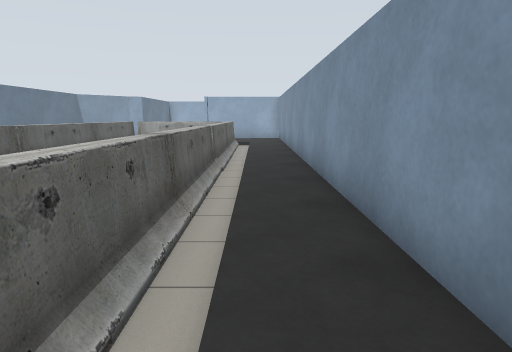
View 1 (above)

19 first-person views from a walk through a world built for the Gazebo simulator. The camera is 1.2 m above the floor, tilts 10° down and sees 75° across. Floor lines are 1 m apart. The floor is counted in squares, 1 m on a side. Each view is taken from the middle of a square. On the plan, view 1 faces up. The plan holds only what a view shows up to about 13 squares ahead; the rest is blank. The place goes on beyond the plan. Robots are left out.

View 2
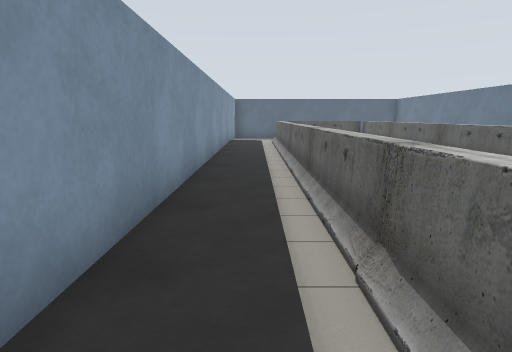

View 3
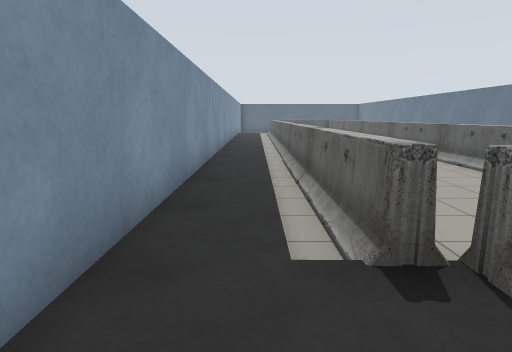

View 4
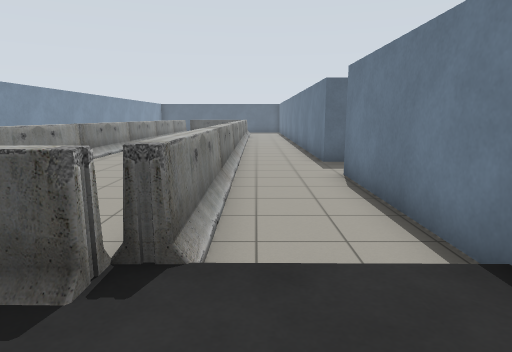

View 5
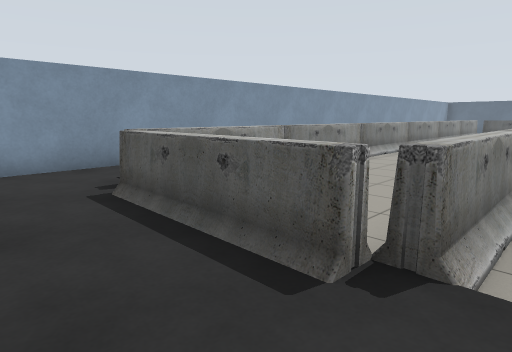

View 6
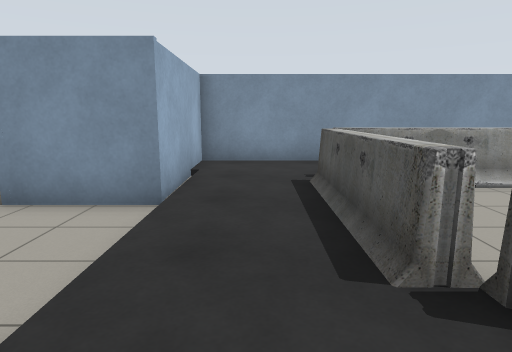

View 7
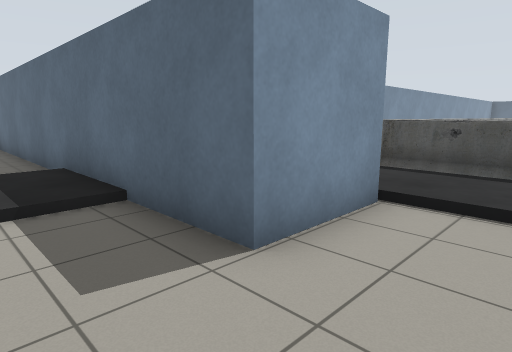

View 8
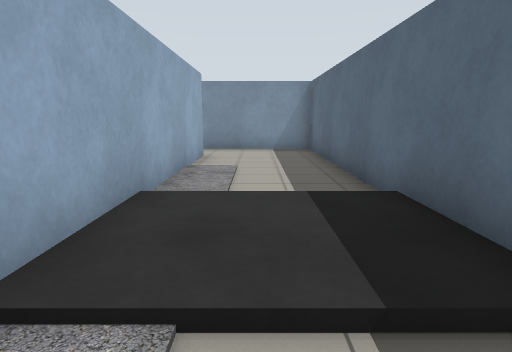

View 9
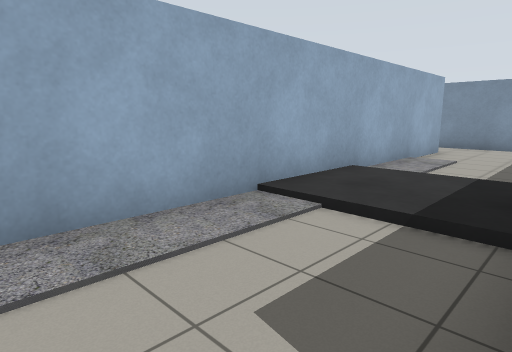

View 10
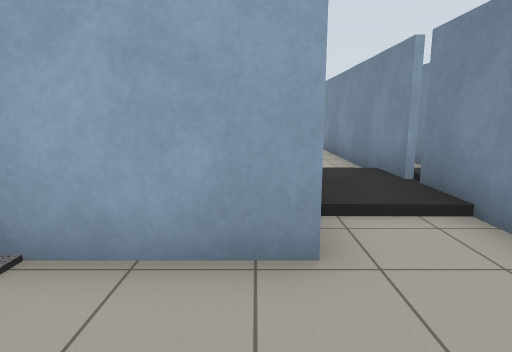

View 11
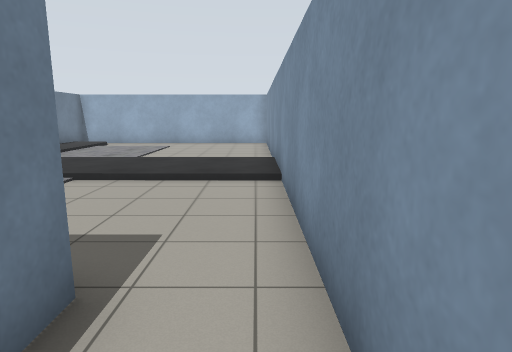

View 12
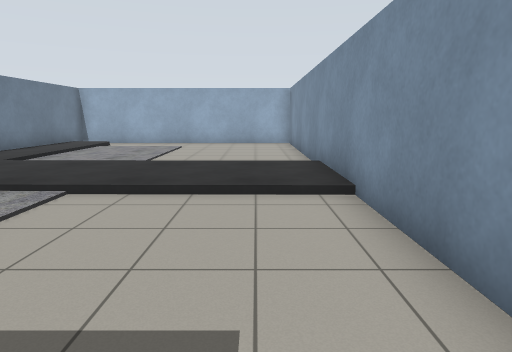

View 13
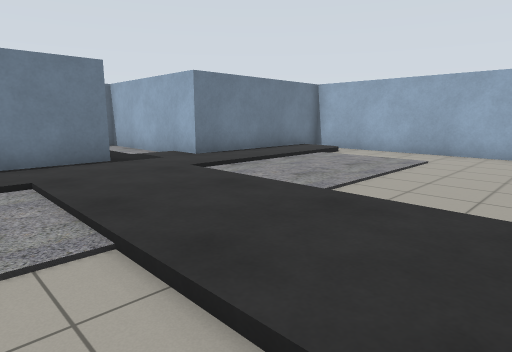

View 14
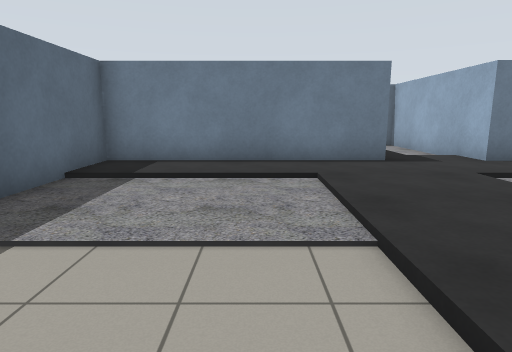

View 15
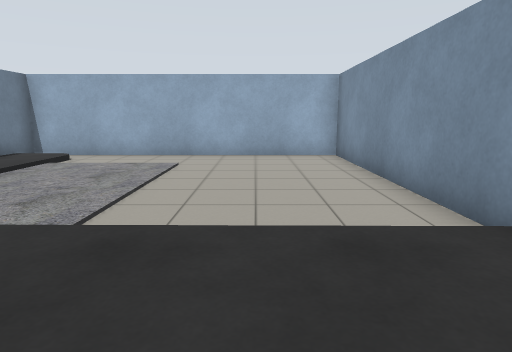

View 16
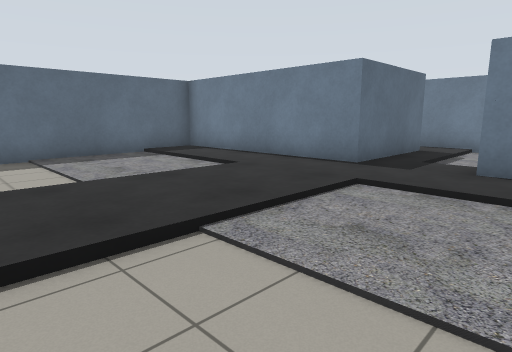

View 17
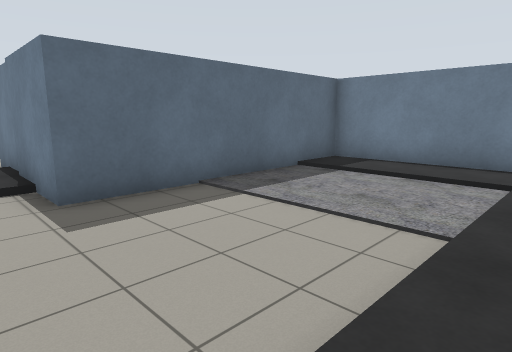

View 18
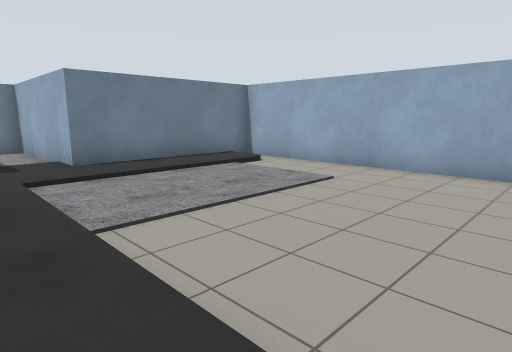

View 19
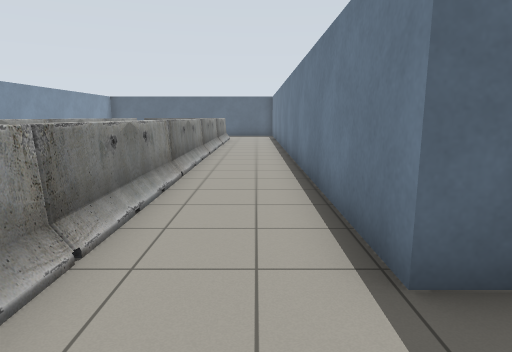

### Floor plan
Key: @ floor where view 1 was taken; # wall or solid block; . main floor; - floor 0.25 m lower than the main floor; / step, stairs or slope; B barrier.
Columns run from 10 left of view 1 to 11 right of it. Each row starts with its distance up from view 1.
 47            ###########
 46            #/--------#
 45            #.--------#
 44            #.....----#
 43            #.....----#
 42            #.....----#
 41      #######.....----#
 40      #...........----#
 39      #........../////#
 38      #.#####.........#
 37            #.........#
 36            #..../////#
 35            #.....----#
 34            #.....----#
 33            #.....----#
 32            #.....----#
 31            ########--#
 30                   #//#
 29                   #..#
 28                   #..#
 27                   #//#
 26       #############--#
 25       ...........----#
 24      -----...--------#
 23       ----...--------#
 22      --###############
 21      --#
 20     ---######
 19    .........#
 18   . ........#
 17   ...BBBB...#
 16  #--B   BB..#
 15  #--B--- B..#
 14  #--B---BB..#
 13  #--B---BB..#
 12  #--B--- B..#
 11  ---B--- B..#
 10  ---B- - B..#
  9 ##--B- - B..#
  8  #--B  -BB..#
  7  #--B   BB..#
  6  #--B   BB..#
  5  #--B    B..#
  4  #--B    B..#
  3  #--B    B..#
  2  #--B    B..#
  1  #--B    B..#
  0  #--B    B@.#
 -1  #--B    B..#
 -2  #--B    B..#

Positions as (right, up) in squares from view 1, and headings:
1: (0, 0), facing up
2: (0, 11), facing down
3: (0, 19), facing down
4: (-7, 19), facing down
5: (-7, 19), facing down-right
6: (-8, 18), facing right
7: (-5, 24), facing down-right
8: (-2, 24), facing right
9: (-4, 22), facing up-right
10: (8, 23), facing up
11: (10, 29), facing up
12: (9, 31), facing up
13: (9, 35), facing up-left
14: (9, 35), facing left
15: (8, 36), facing up
16: (8, 42), facing down-left
17: (10, 37), facing down-left
18: (10, 38), facing up-left
19: (-8, 11), facing down
